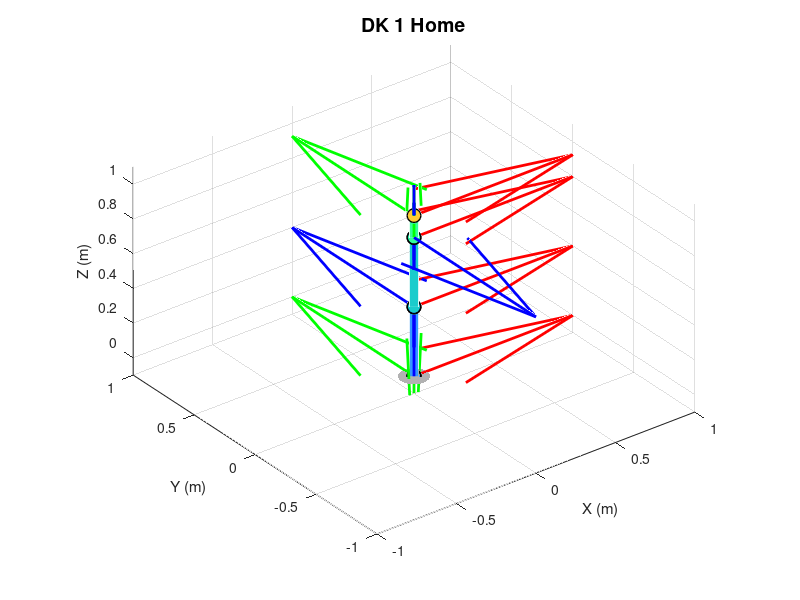
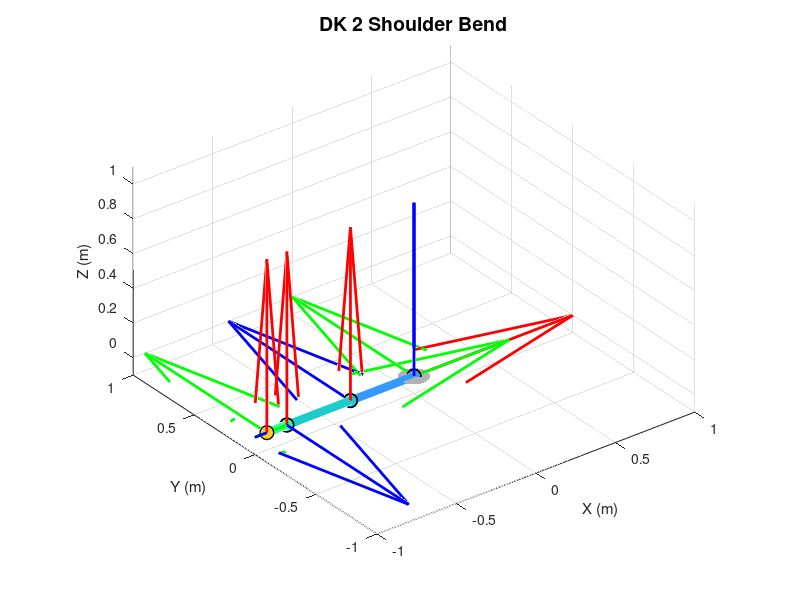
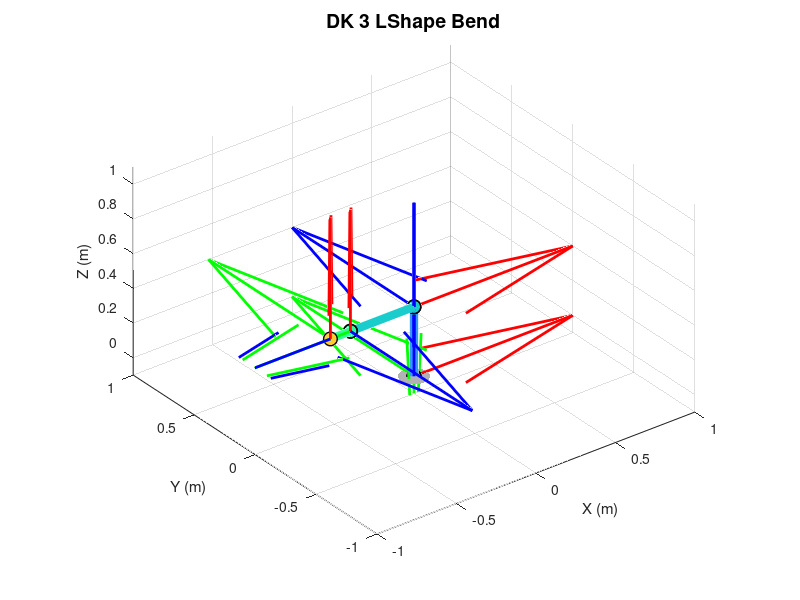
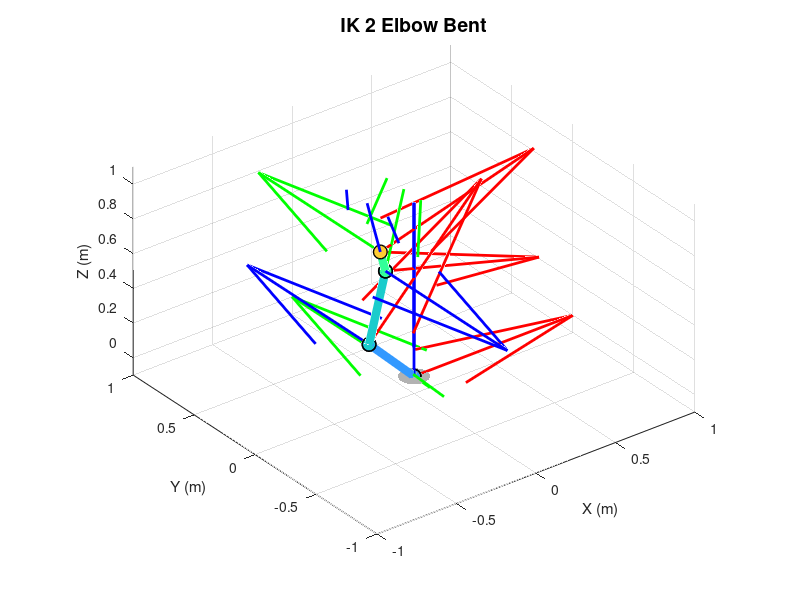

MATLAB code to generate these figures, in order:
% generate_report_figures.m
% Generates and saves high-quality 3D plots for the specific robot poses
% tested in Step 2, 3, and 4. Perfect for the final report.

projectPath = fileparts(mfilename('fullpath'));
toolboxPath = fullfile(fileparts(projectPath), 'toolbox');
addpath(genpath(projectPath));
addpath(toolboxPath);

% Create figures directory if it doesn't exist
figDir = fullfile(projectPath, 'figures');
if ~exist(figDir, 'dir')
    mkdir(figDir);
end

disp('=== Generating Report Figures ===');

% Define the poses to capture
poses = {
    'DK_1_Home',          [0; 0; 0; 0; 0; 0; 0]
    'DK_2_Shoulder_Bend', [0; pi/2; 0; 0; 0; 0; 0]
    'DK_3_LShape_Bend',   [0; 0; 0; -pi/2; 0; 0; 0]
    'IK_2_Elbow_Bent',    [0; pi/4; 0; pi/3; 0; pi/6; 0]
    'JAC_Elbow_Singular', [0; pi/4; 0; 0; 0; pi/4; 0]
};

% -----------------------------------------------------------------------
% HELPER: Get positions and rotation matrices
% -----------------------------------------------------------------------
function [pts, rots] = get_frame_transforms(q)
    d_vals     = [0; 0; 0.400; 0; 0.400; 0; 0.126];
    a_vals     = zeros(7,1);
    alpha_vals = [pi/2; -pi/2; -pi/2; pi/2; pi/2; -pi/2; 0];
    
    pts  = zeros(3, 8);
    rots = zeros(3, 3, 8);
    rots(:,:,1) = eye(3);
    T = eye(4);
    for j = 1:7
        theta = q(j);
        A = [cos(theta), -sin(theta)*cos(alpha_vals(j)),  sin(theta)*sin(alpha_vals(j)), a_vals(j)*cos(theta);
             sin(theta),  cos(theta)*cos(alpha_vals(j)), -cos(theta)*sin(alpha_vals(j)), a_vals(j)*sin(theta);
             0,           sin(alpha_vals(j)),             cos(alpha_vals(j)),            d_vals(j);
             0,           0,                              0,                             1];
        T = T * A;
        pts(:, j+1)    = T(1:3, 4);
        rots(:,:, j+1) = T(1:3, 1:3);
    end
end

% -----------------------------------------------------------------------
% PLOTTING LOOP
% -----------------------------------------------------------------------
AXIS_LEN = 0.20;
link_colors = [
    0.9  0.9  0.9; 0.2  0.5  1.0; 0.2  0.6  1.0; 0.1  0.7  0.9;
    0.1  0.8  0.8; 0.1  0.9  0.7; 0.2  1.0  0.6; 1.0  0.8  0.2;
];
AXIS_FRAMES = [1, 4, 6, 8];

% Create a single hidden figure for rendering
fig = figure('Name','Report Image Generator','Color','w', 'Position',[100 100 800 800], 'Visible', 'off');
ax = axes('Parent', fig, 'Color','w');

for i = 1:size(poses, 1)
    name = poses{i, 1};
    q    = poses{i, 2};
    
    disp(['Rendering: ', name, ' ...']);
    
    cla(ax); hold(ax,'on'); grid(ax,'on'); axis(ax,'equal');
    view(ax, 45, 25);
    xlabel(ax,'X (m)'); ylabel(ax,'Y (m)'); zlabel(ax,'Z (m)');
    title(ax, strrep(name, '_', ' '), 'Interpreter', 'none', 'FontSize', 14);
    xlim(ax,[-1 1]); ylim(ax,[-1 1]); zlim(ax,[-0.1 1.1]);
    
    % Draw base plate
    th = linspace(0,2*pi,40);
    fill3(ax, 0.08*cos(th), 0.08*sin(th), zeros(1,40), [0.7 0.7 0.7], 'EdgeColor','none');
    
    [pts, rots] = get_frame_transforms(q);
    
    % Draw links and joints
    for j = 1:7
        plot3(ax, pts(1,[j,j+1]), pts(2,[j,j+1]), pts(3,[j,j+1]), '-', 'Color', link_colors(j,:), 'LineWidth', 6);
    end
    for j = 1:8
        plot3(ax, pts(1,j), pts(2,j), pts(3,j), 'o', 'MarkerSize', 10, 'MarkerFaceColor', link_colors(j,:), 'MarkerEdgeColor','k', 'LineWidth',1);
    end
    
    % Draw axes at physical nodes
    for fi = 1:numel(AXIS_FRAMES)
        j = AXIS_FRAMES(fi);
        p = pts(:,j); Rj = rots(:,:,j);
        quiver3(ax, p(1),p(2),p(3), Rj(1,1),Rj(2,1),Rj(3,1), AXIS_LEN, 'r', 'LineWidth', 2, 'MaxHeadSize', 0.5, 'AutoScale','off');
        quiver3(ax, p(1),p(2),p(3), Rj(1,2),Rj(2,2),Rj(3,2), AXIS_LEN, 'g', 'LineWidth', 2, 'MaxHeadSize', 0.5, 'AutoScale','off');
        quiver3(ax, p(1),p(2),p(3), Rj(1,3),Rj(2,3),Rj(3,3), AXIS_LEN, 'b', 'LineWidth', 2, 'MaxHeadSize', 0.5, 'AutoScale','off');
    end
    
    drawnow;
    
    % Save as high-res PNG
    outFile = fullfile(figDir, [name '.png']);
    exportgraphics(ax, outFile, 'Resolution', 300);
end

close(fig);
disp(' ');
disp(['=== Done! Images saved to: ', figDir, ' ===']);
